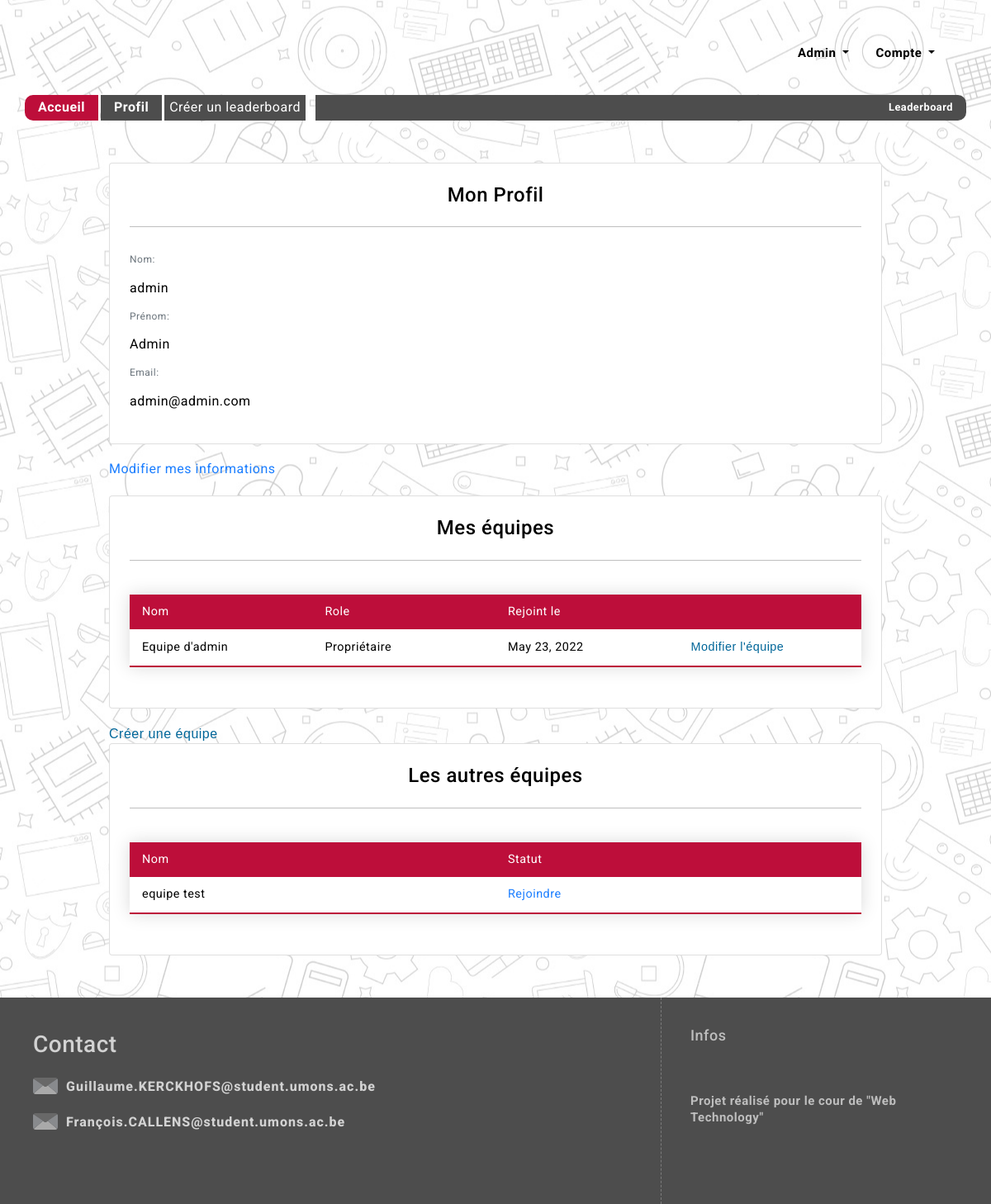
Page /profil/ (signed in) on the earlier database version.
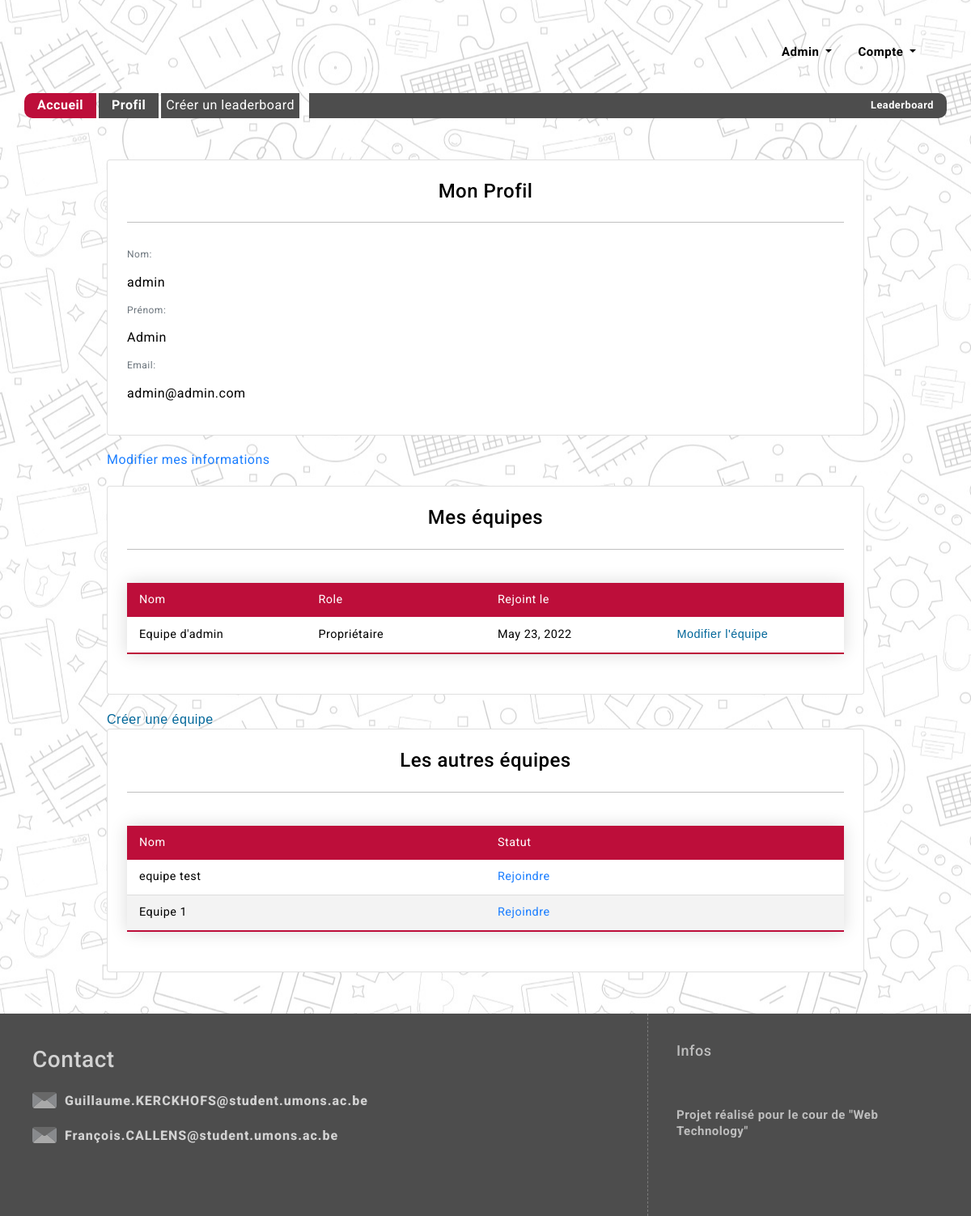
Same page on the later database version.
### users/models.py (models this page shows, shortened)
class Membership(models.Model):
    OWNER = 1
    ADMIN = 2
    MEMBER = 3
    PENDING = 4
    ROLE_CHOICES = (
        (OWNER, 'Propriétaire'),
        (ADMIN, 'Admin'),
        (MEMBER, 'Membre'),
        (PENDING,'En attente')
    )
    member = models.ForeignKey(CustomUser, on_delete=models.CASCADE)
    team = models.ForeignKey(Team, on_delete=models.CASCADE)
    date_joined = models.DateField(default=datetime.now, blank=True)
    role = models.PositiveSmallIntegerField(choices=ROLE_CHOICES, default=PENDING)
    def getRole(self):
        if(self.role==1):
            return 'Propriétaire'
        elif(self.role==2):
            return 'Admin'
        elif(self.role==3):
            return 'Membre'
        else:
            return 'En attente'

class Team(models.Model):
    name=models.CharField(max_length=150, unique=True)
    members=models.ManyToManyField(CustomUser,through="Membership")

### gui/views.py (the view)
# urls.py: path("profil/",profil_view,name="profil"),
@login_required
def profil_view(request):
	user_team,waiting_team,other_team=getAllTeam(request.user)
	context = {'user_team': user_team,'waiting_team':waiting_team,'other_team':other_team}
	return render(request,'gui/HTML/profil.html',context)

### gui/views.py (called while the page is built)
def getAllTeam(user):
	membership=Membership.objects.all()
	team=Team.objects.all()
	waiting_team=[]
	user_team=[]
	other_team=[]
	for t in team:
		try:
			membership=Membership.objects.get(member=user,team=t)
			if membership:
				if membership.role==4:
					waiting_team.append(t)
				else:
					user_team.append(membership)
		except:
			other_team.append(t)
	return user_team,waiting_team,other_team

### templates/gui/HTML/Profil.html (shortened to what this page needs)
{% extends "gui/HTML/base.html" %}
{% load bootstrap5 %}
{% block content %}
        <div class="container" id="Informations">
                <div class="card p-4">
                    <h4 class="card-title font-weight-bold text-center">Mon Profil</h4>
                    <hr>
                    <div class="card-text">
                        <p class="text-muted mb-0" style="font-size: 12px">Nom:</p>
                        <p>{{ user.last_name }}</p>
                        <p class="text-muted mb-0" style="font-size: 12px">Prénom:</p>
                        <p>{{ user.first_name }}</p>
                        <p class="text-muted mb-0" style="font-size: 12px">Email:</p>
                        <p>{{ user.email }} </p>
                    </div>
                </div>
                <div>
                    <a href="/profil/edit">Modifier mes informations </a>
                </div>
            <div class="card p-4">
                <h4 class="card-title font-weight-bold text-center">Mes équipes</h4>
                <hr>
                <div class="card-text">
                    <table>
                        <thead>
                            <tr>
                                <td>Nom</td>
                                <td>Role</td>
                                <td>Rejoint le</td>
                                <td></td>
                            </tr>
                        </thead>
                        {% for t in user_team %}
                                <tr>
                                    <td><a href="{% url 'teamProfil' t.team.id %}" class="linkProfil">{{t.team.name}} </a> </td>
                                    <td> {{t.getRole}} </td>
                                    <td>  {{t.date_joined}}</td>
                                        {% if t.role == 1 %}
                                        <td><button hx-get="{% url 'updateTeam' team_id=t.team.id%}" hx-target="#dialog" class="buttonLink">Modifier l'équipe </button></td>
                                        {% endif %}
                                </tr>
                        {% endfor %}
                    </table>
                </div>
            </div>
            <div>
                <button hx-get="{% url 'createTeam' %}" hx-target="#dialog" class="buttonLink">
                    Créer une équipe                  </button>
            </div>
            <div class="card p-4">
                <h4 class="card-title font-weight-bold text-center">Les autres équipes</h4>
                <hr>
                <div class="card-text">
                    <table>
                        <thead>
                            <tr>
                                <td>Nom</td>
                                <td>Statut</td>
                            </tr>
                        </thead>
                        {% for t in other_team %}
                                <tr>
                                    <td><a href="{% url 'teamProfil' t.id %}" class="linkProfil">{{t.name}}  </a> </td>
                                    <td><a href="{% url 'joinTeam' team_id=t.id %}">Rejoindre</a></td>
                                </tr>
                        {% endfor %}
                    </table>
                </div>
            </div>
        </div>
{% endblock %}

Differences in the rows shown:
added Team: name "Equipe 1"
